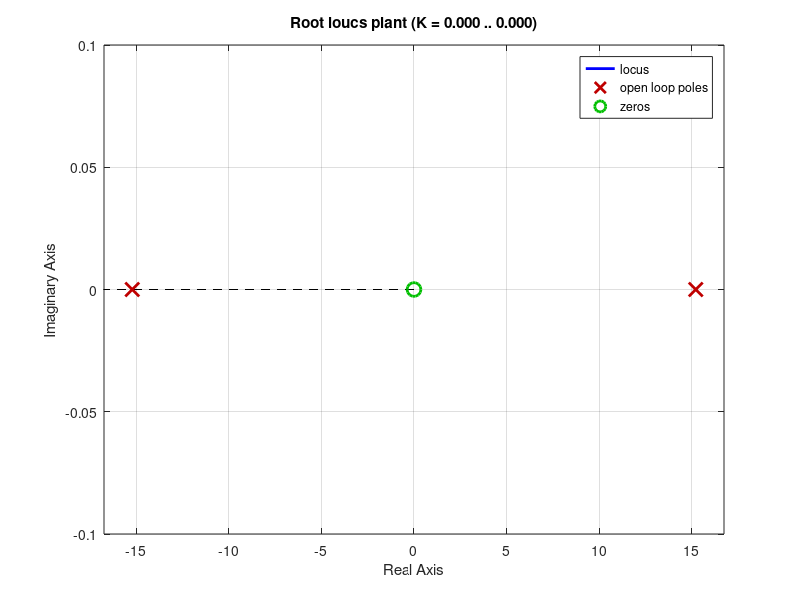
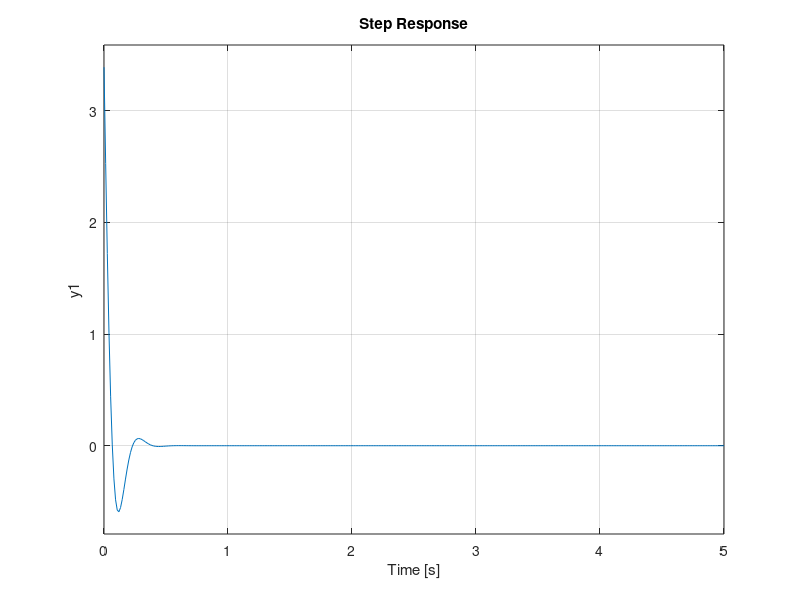

MATLAB code for these plots, in order:
# Consants (context)
l = 0.0423;
m =  0.24200;
g =  9.8100;
b = 0.5;
K_s = 0.012;
K_uc = 60;

pkg load control

% Create the system for the plant
plant = tf([-K_s 0], [l 0 -g])
figure(1)
rlocus(plant)

# Create the PID controller
cont = pid(40, 1, 5);

# Get the rlocus of the system + controller
cascade = cont * plant;
figure(2)
#rlocus(cascade);

# Get the close loop system
fbl = feedback(cascade, 1)
ss(fbl)

figure(3)
step(ss(fbl), 5);

# Get poles and zeros
pole(fbl)
zero(fbl)